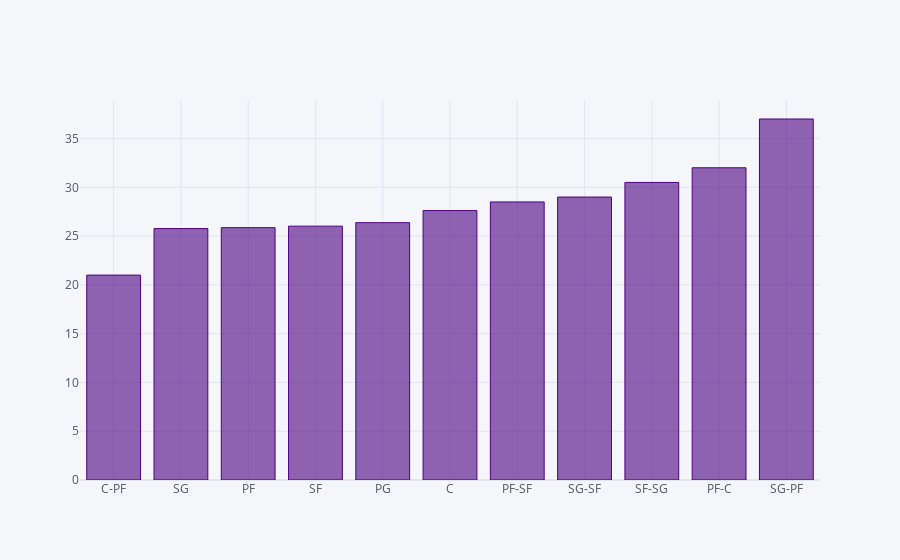

This figure's notebook cell:
### Markdown cell above
The graph above conveys to us a message that the average age of an NBA team is about the age of 26. Hence reinforcing our observation bove.

### Code cell
# Average player age as per different positions: NBA season 2018-2019
df.groupby('Pos')['Age'].agg('mean').sort_values().iplot(kind = 'bar',color = 'indigo')

### Figure 1 — Plotly figure (JSON) as saved in the notebook; plotly's stock layout.template omitted (floating-point values rounded to 4 significant figures)
{"data": [{"marker": {"color": "rgba(75, 0, 130, 0.6)", "line": {"color": "rgba(75, 0, 130, 1.0)", "width": 1}}, "name": "Age", "orientation": "v", "text": "", "type": "bar", "x": ["C-PF", "SG", "PF", "SF", "PG", "C", "PF-SF", "SG-SF", "SF-SG", "PF-C", "SG-PF"], "y": [21, 25.77, 25.86, 26.02, 26.38, 27.61, 28.5, 29, 30.5, 32, 37]}], "layout": {"legend": {"bgcolor": "#F5F6F9", "font": {"color": "#4D5663"}}, "paper_bgcolor": "#F5F6F9", "plot_bgcolor": "#F5F6F9", "title": {"font": {"color": "#4D5663"}}, "xaxis": {"gridcolor": "#E1E5ED", "showgrid": true, "tickfont": {"color": "#4D5663"}, "title": {"font": {"color": "#4D5663"}, "text": ""}, "zerolinecolor": "#E1E5ED"}, "yaxis": {"gridcolor": "#E1E5ED", "showgrid": true, "tickfont": {"color": "#4D5663"}, "title": {"font": {"color": "#4D5663"}, "text": ""}, "zerolinecolor": "#E1E5ED"}}}
